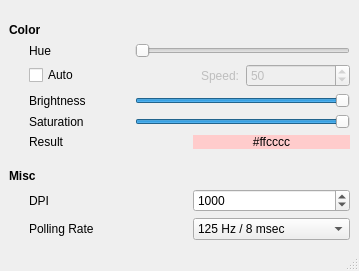
<?xml version="1.0" encoding="UTF-8"?>
<ui version="4.0">
 <class>MainWindow</class>
 <widget class="QMainWindow" name="MainWindow">
  <property name="geometry">
   <rect>
    <x>0</x>
    <y>0</y>
    <width>359</width>
    <height>271</height>
   </rect>
  </property>
  <property name="windowTitle">
   <string>Corsair Harpoon Magic</string>
  </property>
  <widget class="QWidget" name="centralwidget">
   <layout class="QGridLayout" name="gridLayout">
    <item row="2" column="0">
     <widget class="QLabel" name="labelMisc">
      <property name="text">
       <string>&lt;html&gt;&lt;head/&gt;&lt;body&gt;&lt;p&gt;&lt;span style=&quot; font-weight:600;&quot;&gt;Misc&lt;/span&gt;&lt;/p&gt;&lt;/body&gt;&lt;/html&gt;</string>
      </property>
      <property name="alignment">
       <set>Qt::AlignBottom|Qt::AlignLeading|Qt::AlignLeft</set>
      </property>
     </widget>
    </item>
    <item row="1" column="0">
     <layout class="QGridLayout" name="layoutColor">
      <property name="leftMargin">
       <number>20</number>
      </property>
      <item row="4" column="0">
       <layout class="QHBoxLayout" name="horizontalLayout_5">
        <item>
         <widget class="QLabel" name="labelResult">
          <property name="text">
           <string>Result</string>
          </property>
         </widget>
        </item>
        <item>
         <widget class="QLabel" name="labelResultPreview">
          <property name="minimumSize">
           <size>
            <width>64</width>
            <height>0</height>
           </size>
          </property>
          <property name="styleSheet">
           <string notr="true">background-color: rgb(255, 204, 204);</string>
          </property>
          <property name="text">
           <string>#ffcccc</string>
          </property>
          <property name="alignment">
           <set>Qt::AlignCenter</set>
          </property>
         </widget>
        </item>
       </layout>
      </item>
      <item row="2" column="0">
       <layout class="QHBoxLayout" name="horizontalLayout_4">
        <item>
         <widget class="QLabel" name="labelBright">
          <property name="minimumSize">
           <size>
            <width>100</width>
            <height>0</height>
           </size>
          </property>
          <property name="text">
           <string>Brightness</string>
          </property>
         </widget>
        </item>
        <item>
         <widget class="QSlider" name="sliderBright">
          <property name="maximum">
           <number>255</number>
          </property>
          <property name="singleStep">
           <number>15</number>
          </property>
          <property name="value">
           <number>255</number>
          </property>
          <property name="orientation">
           <enum>Qt::Horizontal</enum>
          </property>
         </widget>
        </item>
       </layout>
      </item>
      <item row="3" column="0">
       <layout class="QHBoxLayout" name="horizontalLayout_6">
        <item>
         <widget class="QLabel" name="labelSaturation">
          <property name="minimumSize">
           <size>
            <width>100</width>
            <height>0</height>
           </size>
          </property>
          <property name="text">
           <string>Saturation</string>
          </property>
         </widget>
        </item>
        <item>
         <widget class="QSlider" name="sliderSaturation">
          <property name="maximum">
           <number>255</number>
          </property>
          <property name="singleStep">
           <number>15</number>
          </property>
          <property name="value">
           <number>255</number>
          </property>
          <property name="orientation">
           <enum>Qt::Horizontal</enum>
          </property>
         </widget>
        </item>
       </layout>
      </item>
      <item row="1" column="0">
       <layout class="QHBoxLayout" name="horizontalLayout_2">
        <item>
         <widget class="QCheckBox" name="cbAuto">
          <property name="minimumSize">
           <size>
            <width>100</width>
            <height>0</height>
           </size>
          </property>
          <property name="maximumSize">
           <size>
            <width>100</width>
            <height>16777215</height>
           </size>
          </property>
          <property name="text">
           <string>Auto</string>
          </property>
         </widget>
        </item>
        <item>
         <layout class="QHBoxLayout" name="horizontalLayout">
          <item alignment="Qt::AlignRight">
           <widget class="QLabel" name="labelSpeed">
            <property name="enabled">
             <bool>false</bool>
            </property>
            <property name="text">
             <string>Speed:</string>
            </property>
           </widget>
          </item>
          <item>
           <widget class="QSpinBox" name="spinSpeed">
            <property name="enabled">
             <bool>false</bool>
            </property>
            <property name="minimum">
             <number>0</number>
            </property>
            <property name="maximum">
             <number>100</number>
            </property>
            <property name="singleStep">
             <number>5</number>
            </property>
            <property name="value">
             <number>50</number>
            </property>
           </widget>
          </item>
         </layout>
        </item>
       </layout>
      </item>
      <item row="0" column="0">
       <layout class="QHBoxLayout" name="horizontalLayout_3">
        <item>
         <widget class="QLabel" name="labelHue">
          <property name="minimumSize">
           <size>
            <width>100</width>
            <height>0</height>
           </size>
          </property>
          <property name="text">
           <string>Hue</string>
          </property>
         </widget>
        </item>
        <item>
         <widget class="QSlider" name="sliderHue">
          <property name="orientation">
           <enum>Qt::Horizontal</enum>
          </property>
         </widget>
        </item>
       </layout>
      </item>
     </layout>
    </item>
    <item row="0" column="0">
     <widget class="QLabel" name="labelColor">
      <property name="text">
       <string>&lt;html&gt;&lt;head/&gt;&lt;body&gt;&lt;p&gt;&lt;span style=&quot; font-weight:600;&quot;&gt;Color&lt;/span&gt;&lt;/p&gt;&lt;/body&gt;&lt;/html&gt;</string>
      </property>
      <property name="alignment">
       <set>Qt::AlignBottom|Qt::AlignLeading|Qt::AlignLeft</set>
      </property>
     </widget>
    </item>
    <item row="3" column="0">
     <layout class="QGridLayout" name="layoutMisc">
      <property name="leftMargin">
       <number>20</number>
      </property>
      <item row="1" column="0">
       <layout class="QHBoxLayout" name="horizontalLayout_9">
        <item>
         <widget class="QLabel" name="label_4">
          <property name="text">
           <string>Polling Rate</string>
          </property>
         </widget>
        </item>
        <item>
         <widget class="QComboBox" name="comboPollRate">
          <item>
           <property name="text">
            <string>125 Hz / 8 msec</string>
           </property>
          </item>
          <item>
           <property name="text">
            <string>250 Hz / 4 msec</string>
           </property>
          </item>
          <item>
           <property name="text">
            <string>500 Hz / 2 msec</string>
           </property>
          </item>
          <item>
           <property name="text">
            <string>1000 Hz / 1 msec</string>
           </property>
          </item>
         </widget>
        </item>
       </layout>
      </item>
      <item row="0" column="0">
       <layout class="QHBoxLayout" name="horizontalLayout_8">
        <item>
         <widget class="QLabel" name="labelDpi">
          <property name="text">
           <string>DPI</string>
          </property>
         </widget>
        </item>
        <item>
         <widget class="QSpinBox" name="spinDpi">
          <property name="minimum">
           <number>250</number>
          </property>
          <property name="maximum">
           <number>6000</number>
          </property>
          <property name="singleStep">
           <number>250</number>
          </property>
          <property name="stepType">
           <enum>QAbstractSpinBox::DefaultStepType</enum>
          </property>
          <property name="value">
           <number>1000</number>
          </property>
         </widget>
        </item>
       </layout>
      </item>
     </layout>
    </item>
   </layout>
  </widget>
  <widget class="QStatusBar" name="statusBar"/>
 </widget>
 <resources/>
 <connections/>
</ui>
